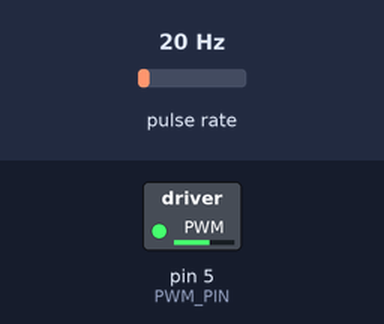
Simulated run of this program. Board: Arduino Nano, built with avr-gcc and run on an emulated ATmega328P. On the bench: switched loads named in the program (green lamp = pin HIGH). Wiring (inferred from the names in the program): pulse sensor: data pin 3. The inputs (shaded band) are chosen by the test bench; at power-on: pulse rate 20 Hz. What the program prints to the serial monitor is not drawn.

Above: at 0.1 s.
Timing chart, 0 to 1.6 s (numbered marks = the images above):
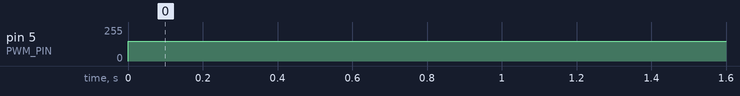

The program:

main.cpp
```cpp
#include <Arduino.h>
#include "motor_sensor.h"

// Pin definitions
#define PWM_PIN 5
#define ENABLE_PIN 6
#define DIR_PIN 7
#define SENSOR_PIN 3
#define CURRENT_SENSE A0
// put function declarations here:

int pwmValue = 150;
MotorSensor motorSensor(SENSOR_PIN, 10);
// Variables
double currentRPM = 1;

void setup() {
  Serial.begin(115200);
  motorSensor.begin();
  //TODO: Move this to motorsensor begin
  attachInterrupt(digitalPinToInterrupt(SENSOR_PIN), MotorSensor::MotorSensorISR, RISING);
}

void loop() {
  // Process sensor data and calculate RPM
  if (motorSensor.isSensorTriggered()) {
    motorSensor.resetSensorTriggered();
    double rawRPM = ((1.0 / (motorSensor.getTimeBetweenSensors())) * ((6000.0) / 11)) * 1000;
    currentRPM = motorSensor.getFilteredRPM(rawRPM);
  }

  analogWrite(PWM_PIN, pwmValue);

  Serial.print("RPM: ");
  Serial.println(currentRPM);
  delay(100);
}
```

motor_sensor.cpp
```cpp
#include "motor_sensor.h"

MotorSensor* MotorSensor::instance = nullptr;

MotorSensor::MotorSensor(int pin, int filterSize)
    : pin_(pin), filterSize_(filterSize), lastTime(0), timeBetweenSensors(0), rpmIndex(0) {
    if (filterSize_ > MAX_FILTER_SIZE) {
        filterSize_ = MAX_FILTER_SIZE;
    }

    for (int i = 0; i < filterSize_; i++) {
        rpmReadings[i] = 0;
    }

    instance = this; // Set the singleton instance
}

void MotorSensor::begin() {
    pinMode(pin_, INPUT);
}

void MotorSensor::MotorSensorISR() {
    if (instance) {
        unsigned long currentMicros = micros();
        if (instance->lastTime != 0) {
            instance->timeBetweenSensors = currentMicros - instance->lastTime;
        }
        instance->lastTime = currentMicros;
        instance->sensorTriggered = true;
    }
}

unsigned long MotorSensor::getTimeBetweenSensors() {
    return timeBetweenSensors;
}

double MotorSensor::getFilteredRPM(double newRPM) {
    rpmReadings[rpmIndex] = newRPM;
    rpmIndex = (rpmIndex + 1) % filterSize_;

    double sum = 0;
    for (int i = 0; i < filterSize_; i++) {
        sum += rpmReadings[i];
    }
    return sum / filterSize_;
}
```

motor_sensor.h
```cpp
#ifndef MOTOR_SENSOR_H
#define MOTOR_SENSOR_H

#include <Arduino.h>

#define MAX_FILTER_SIZE 10

class MotorSensor {
public:
    MotorSensor(int pin, int filterSize);
    void begin();
    static void MotorSensorISR();
    unsigned long getTimeBetweenSensors();
    double getFilteredRPM(double newRPM);
    bool isSensorTriggered() { return sensorTriggered; }
    void resetSensorTriggered() { sensorTriggered = false; }

private:
    int pin_;
    int filterSize_;
    volatile unsigned long lastTime = 1;
    volatile unsigned long timeBetweenSensors = 1;
    double rpmReadings[MAX_FILTER_SIZE];
    int rpmIndex;
    volatile bool sensorTriggered = false;

    static MotorSensor* instance; // Singleton instance for ISR
};

#endif
```

Measured:
- by itself, pin 5 (PWM_PIN): 0/255 → 150/255 at 0.00 s
